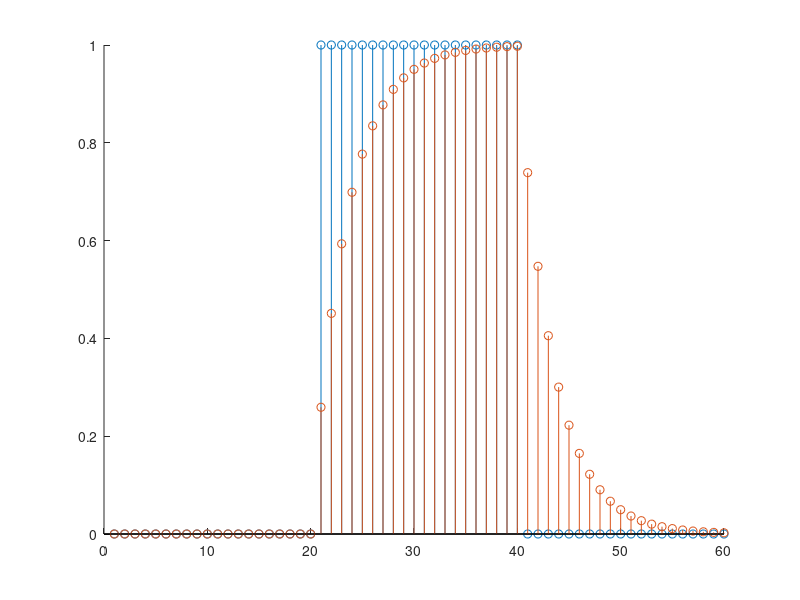

Write MATLAB code to recreate this figure.
clear all;


x = [zeros(1,20) ones(1,20) zeros(1,20)];
y = zeros(size(x));

b = exp(-0.3);
a = 1-b;
for n = 2:length(y)
  y(n) = a * x(n) + b * y(n-1);
endfor
hold on;
stem(x)
stem(y)
hold off;

